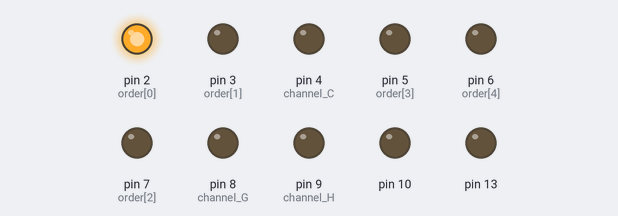
Simulated run of this sketch. Board: Arduino Uno, built with avr-gcc and run on an emulated ATmega328P. On the bench: output pins drawn as LEDs (lit = HIGH).

Above: at 0.05 s.
At 0.35 s:
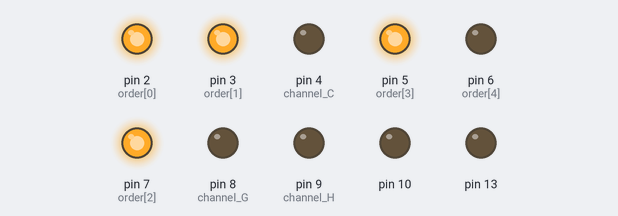
At 0.75 s:
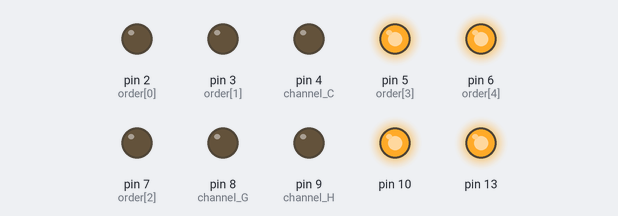
At 1.45 s:
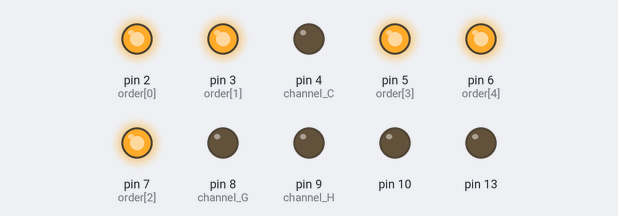
At 2.15 s:
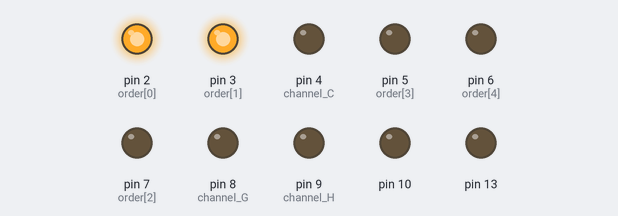
At 2.85 s:
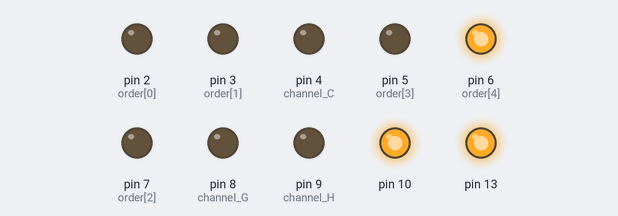
Timing chart, 0 to 3.1 s (numbered marks = the images above):
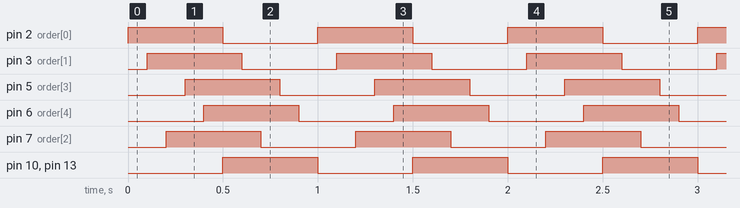

The sketch:

elwire-open.ino
```cpp
bool status = true;

double level_min[] = {
  0,     // blank
  0,     // blank
  0.00,  // channel 1
  0.05,  // channel 2
  0.00,  // channel 3
  0.05,  // channel 4
  0.00,  // channel 5
  0.00,  // channel 6
  0.05,  // channel 7
};

void setup() {
  pinMode(2, OUTPUT);  // channel A
  pinMode(3, OUTPUT);  // channel B
  pinMode(4, OUTPUT);  // channel C
  pinMode(5, OUTPUT);  // channel D
  pinMode(6, OUTPUT);  // channel E
  pinMode(7, OUTPUT);  // channel F
  pinMode(8, OUTPUT);  // channel G
  pinMode(9, OUTPUT);  // channel H

  // We also have two status LEDs, pin 10 on the Escudo,
  // and pin 13 on the Arduino itself
  pinMode(10, OUTPUT);
  pinMode(13, OUTPUT);

  Serial.begin(9600);
}

void loop() {
  int order[] = {2,3,7,5,6};

  for (int i=0; i<5; i++) {
    if (status) {
      digitalWrite(order[i], HIGH);
    } else {
      digitalWrite(order[i], LOW);
    }

    delay(100);
  }

  // blink both status LEDs
  digitalWrite(10, status);
  digitalWrite(13, status);
  status = !status;
}
```

Measured:
- by itself, pin 2 (order[0]), pin 3 (order[1]), pin 5 (order[3]), pin 6 (order[4]), pin 7 (order[2]), pin 10, pin 13: alternates HIGH for 0.50 s and LOW for 0.50 s
- by itself, everything shown: repeats every 1.0 s, in 10 steps
